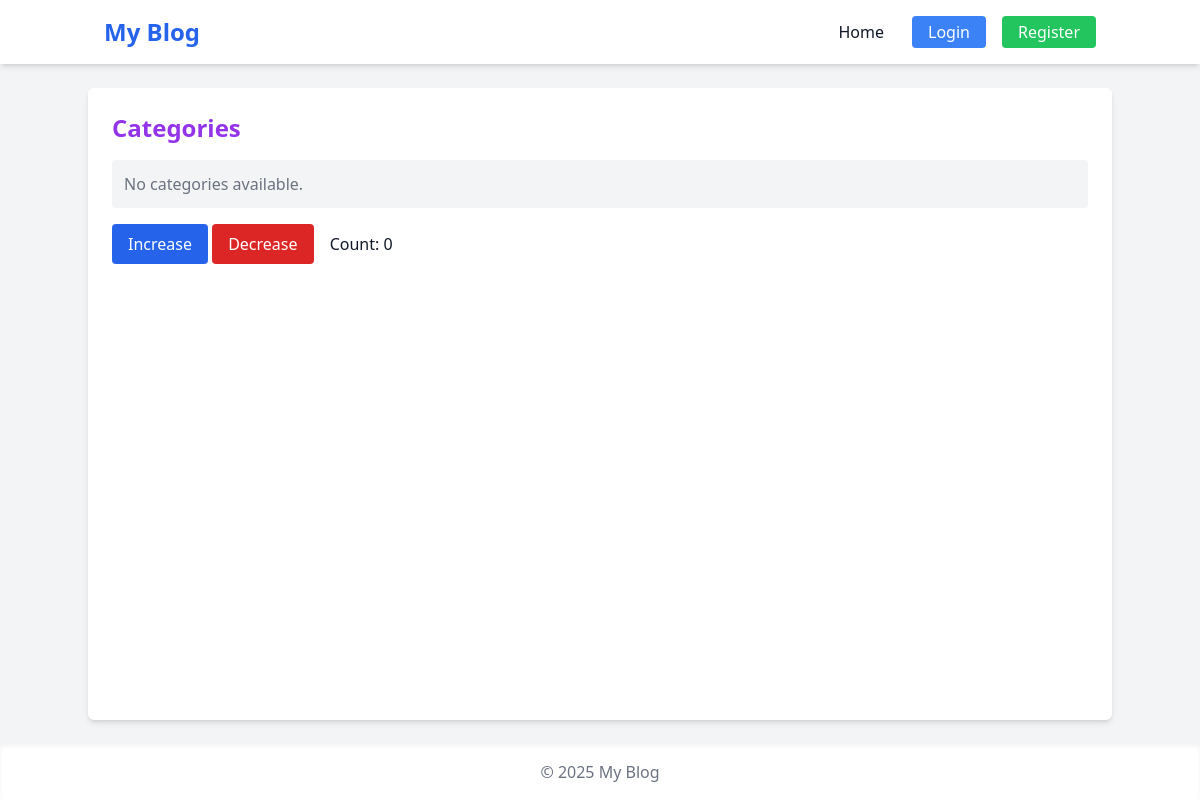
The page /categories/ on the database as committed earlier.
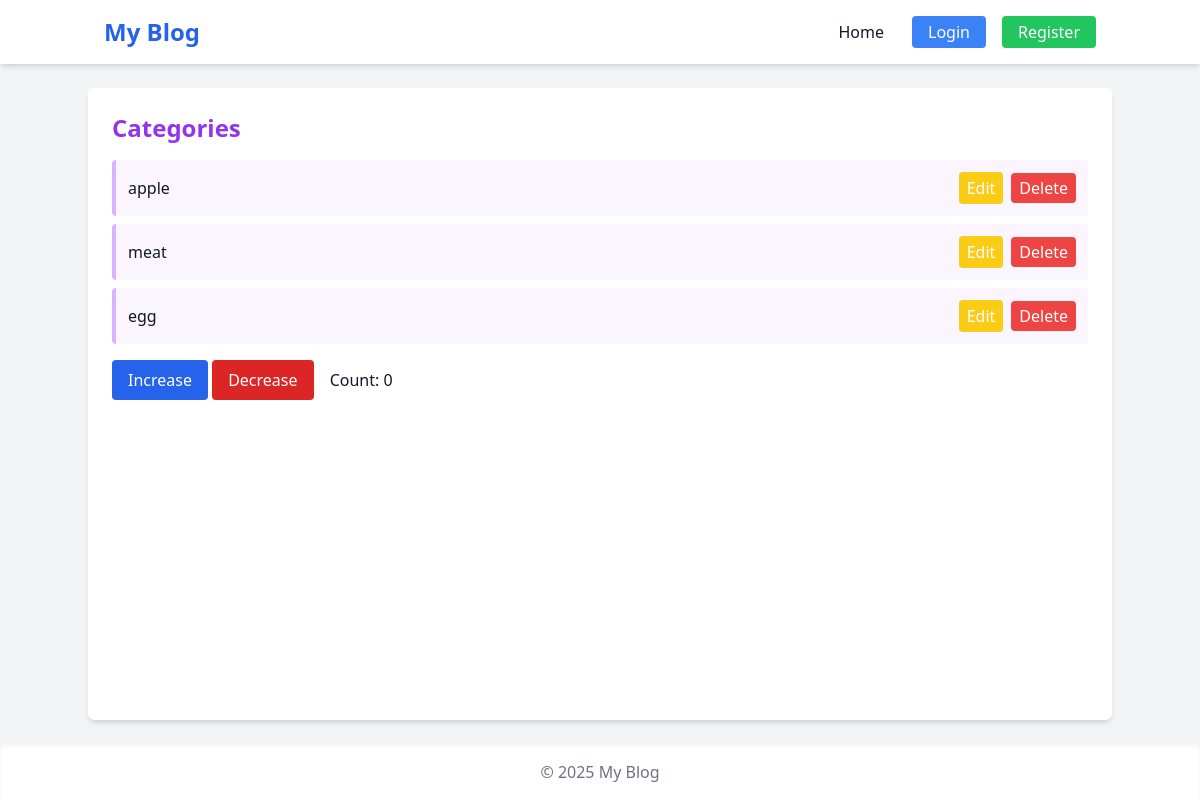
The same page on the database as committed later.
### blog/models.py (models this page shows, shortened)
class Category(models.Model):
    name = models.CharField(max_length=100)
    slug = models.SlugField(unique=True)

### blog/views.py (the view)
# urls.py: path("categories/", views.category_list, name="category_list"),
def category_list(request):
    categories = Category.objects.all()
    return render(request, "blog/category_list.html", {"categories": categories})

### blog/templates/blog/category_list.html (shortened to what this page needs)
{% extends "base.html" %} {% block content %}
<h2 class="text-2xl font-bold mb-4 text-purple-600">Categories</h2>
<ul class="space-y-2">
  {% for category in categories %}
  <li
    class="p-3 bg-purple-50 rounded hover:bg-purple-100 transition duration-200 border-l-4 border-purple-300 flex justify-between items-center"
  >
    <span>{{ category.name }}</span>
    <div class="flex space-x-2 items-center">
      <a
        href="{% url 'edit_category' category.id %}"
        class="px-2 py-1 bg-yellow-400 text-white rounded hover:bg-yellow-500 transition duration-200"
      >
        Edit
      </a>
      <form method="post" action="{% url 'delete_category' category.id %}">
        <span
          class="px-2 py-1 bg-red-500 text-white rounded hover:bg-red-600 transition duration-200"
        >
          <button type="submit">Delete</button>
        </span>
      </form>
    </div>
  </li>
  {% empty %}
  <li class="p-3 bg-gray-100 rounded text-gray-500">
    No categories available.
  </li>
  {% endfor %}
</ul>
 {% endblock %}

Rows that differ between the two databases and show on the page:
added Category: name "apple"
added Category: name "meat"
added Category: name "egg"
Other text that changed with them:
text no longer shown: "No categories available."
